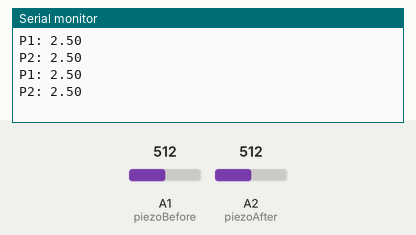
This sketch was run on a simulated Arduino Uno, built with avr-gcc and run on an emulated ATmega328P. On the bench: the last lines printed to the serial monitor. The inputs (shaded band) are chosen by the test bench; at power-on: A1 (piezoBefore) = 512, A2 (piezoAfter) = 512.

Above: at 5.8 s.
5.9 s: A1 (piezoBefore) set to 11
At 11.0 s:
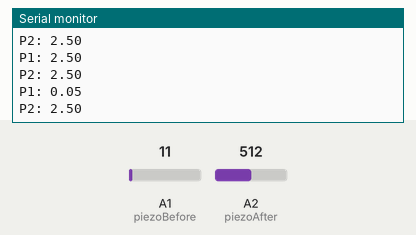
11.9 s: A1 (piezoBefore) set to 8
At 15.6 s:
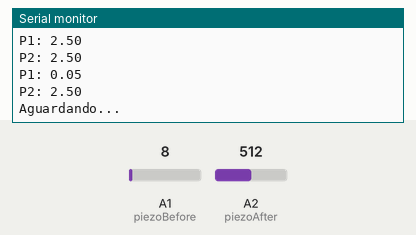

Measured:
- the behaviour switches between 10 and 9 on A1 (piezoBefore) (found by bisection; images 1 and 2)
- after the input at 5.9 s, the serial monitor: prints a new line after 4.1 s (image 1)
- after the input at 11.9 s, the serial monitor: prints a new line after 3.1 s (image 2)

The sketch:

sensor_de_forca_piezo_no_lcd.ino
```cpp
const int piezoBefore = A1;
const int piezoAfter = A2;
const int threshold = 10;

int readingBefore = 0;
int readingAfter = 0;

void setup() {
  Serial.begin(9600);
}

void loop() {
  readingBefore = analogRead(piezoBefore);
  readingAfter = analogRead(piezoAfter);

  float piezoVBefore = readingBefore / 1023.0 * 5.0;
  float piezoVAfter = readingAfter / 1023.0 * 5.0;

if (readingBefore >= threshold) {
    Serial.print("P1: ");
    Serial.println(piezoVBefore, 2);

    Serial.print("P2: ");

    if (readingAfter > 0) {
      Serial.println(piezoVAfter, 2);
    } else {
      Serial.print("0.00");
    }
    delay(5000);

  } else {
    Serial.print("Aguardando...");
    delay(800);
  }
}
```
